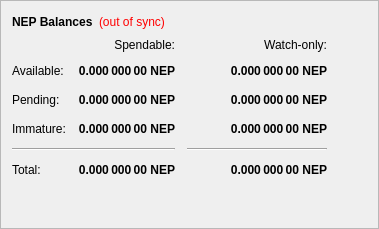
        <widget class="QFrame" name="frame">
         <property name="frameShape">
          <enum>QFrame::StyledPanel</enum>
         </property>
         <property name="frameShadow">
          <enum>QFrame::Raised</enum>
         </property>
         <layout class="QVBoxLayout" name="verticalLayout_4">
          <item>
           <layout class="QHBoxLayout" name="horizontalLayout_4">
            <item>
             <widget class="QLabel" name="label_5">
              <property name="font">
               <font>
                <weight>75</weight>
                <bold>true</bold>
               </font>
              </property>
              <property name="text">
               <string>NEP Balances</string>
              </property>
             </widget>
            </item>
            <item>
             <widget class="QLabel" name="labelWalletStatus">
              <property name="cursor">
               <cursorShape>WhatsThisCursor</cursorShape>
              </property>
              <property name="toolTip">
               <string>The displayed information may be out of date. Your wallet automatically synchronizes with the Nepton network after a connection is established, but this process has not completed yet.</string>
              </property>
              <property name="styleSheet">
               <string notr="true">QLabel { color: red; }</string>
              </property>
              <property name="text">
               <string notr="true">(out of sync)</string>
              </property>
              <property name="alignment">
               <set>Qt::AlignLeading|Qt::AlignLeft|Qt::AlignVCenter</set>
              </property>
             </widget>
            </item>
            <item>
             <spacer name="horizontalSpacer_3">
              <property name="orientation">
               <enum>Qt::Horizontal</enum>
              </property>
              <property name="sizeHint" stdset="0">
               <size>
                <width>40</width>
                <height>20</height>
               </size>
              </property>
             </spacer>
            </item>
           </layout>
          </item>
          <item>
           <layout class="QGridLayout" name="gridLayout">
            <property name="spacing">
             <number>12</number>
            </property>
            <item row="2" column="2">
             <widget class="QLabel" name="labelWatchPending">
              <property name="font">
               <font>
                <weight>75</weight>
                <bold>true</bold>
               </font>
              </property>
              <property name="cursor">
               <cursorShape>IBeamCursor</cursorShape>
              </property>
              <property name="toolTip">
               <string>Unconfirmed transactions to watch-only addresses</string>
              </property>
              <property name="text">
               <string notr="true">0.000 000 00 NEP</string>
              </property>
              <property name="alignment">
               <set>Qt::AlignRight|Qt::AlignTrailing|Qt::AlignVCenter</set>
              </property>
              <property name="textInteractionFlags">
               <set>Qt::LinksAccessibleByMouse|Qt::TextSelectableByKeyboard|Qt::TextSelectableByMouse</set>
              </property>
             </widget>
            </item>
            <item row="2" column="1">
             <widget class="QLabel" name="labelUnconfirmed">
              <property name="font">
               <font>
                <weight>75</weight>
                <bold>true</bold>
               </font>
              </property>
              <property name="cursor">
               <cursorShape>IBeamCursor</cursorShape>
              </property>
              <property name="toolTip">
               <string>Total of transactions that have yet to be confirmed, and do not yet count toward the spendable balance</string>
              </property>
              <property name="text">
               <string notr="true">0.000 000 00 NEP</string>
              </property>
              <property name="alignment">
               <set>Qt::AlignRight|Qt::AlignTrailing|Qt::AlignVCenter</set>
              </property>
              <property name="textInteractionFlags">
               <set>Qt::LinksAccessibleByMouse|Qt::TextSelectableByKeyboard|Qt::TextSelectableByMouse</set>
              </property>
             </widget>
            </item>
            <item row="3" column="2">
             <widget class="QLabel" name="labelWatchImmature">
              <property name="font">
               <font>
                <weight>75</weight>
                <bold>true</bold>
               </font>
              </property>
              <property name="cursor">
               <cursorShape>IBeamCursor</cursorShape>
              </property>
              <property name="toolTip">
               <string>Staked or masternode rewards in watch-only addresses that has not yet matured</string>
              </property>
              <property name="text">
               <string notr="true">0.000 000 00 NEP</string>
              </property>
              <property name="alignment">
               <set>Qt::AlignRight|Qt::AlignTrailing|Qt::AlignVCenter</set>
              </property>
              <property name="textInteractionFlags">
               <set>Qt::LinksAccessibleByMouse|Qt::TextSelectableByKeyboard|Qt::TextSelectableByMouse</set>
              </property>
             </widget>
            </item>
            <item row="4" column="0" colspan="2">
             <widget class="Line" name="lineSpendableBalance">
              <property name="orientation">
               <enum>Qt::Horizontal</enum>
              </property>
             </widget>
            </item>
            <item row="4" column="2">
             <widget class="Line" name="lineWatchBalance">
              <property name="sizePolicy">
               <sizepolicy hsizetype="Preferred" vsizetype="Fixed">
                <horstretch>0</horstretch>
                <verstretch>0</verstretch>
               </sizepolicy>
              </property>
              <property name="minimumSize">
               <size>
                <width>140</width>
                <height>0</height>
               </size>
              </property>
              <property name="orientation">
               <enum>Qt::Horizontal</enum>
              </property>
             </widget>
            </item>
            <item row="5" column="0">
             <widget class="QLabel" name="labelTotalText">
              <property name="text">
               <string>Total:</string>
              </property>
             </widget>
            </item>
            <item row="3" column="1">
             <widget class="QLabel" name="labelImmature">
              <property name="font">
               <font>
                <weight>75</weight>
                <bold>true</bold>
               </font>
              </property>
              <property name="cursor">
               <cursorShape>IBeamCursor</cursorShape>
              </property>
              <property name="toolTip">
               <string>Staked or masternode rewards that has not yet matured</string>
              </property>
              <property name="text">
               <string notr="true">0.000 000 00 NEP</string>
              </property>
              <property name="alignment">
               <set>Qt::AlignRight|Qt::AlignTrailing|Qt::AlignVCenter</set>
              </property>
              <property name="textInteractionFlags">
               <set>Qt::LinksAccessibleByMouse|Qt::TextSelectableByKeyboard|Qt::TextSelectableByMouse</set>
              </property>
             </widget>
            </item>
            <item row="2" column="3">
             <spacer name="horizontalSpacer_2">
              <property name="orientation">
               <enum>Qt::Horizontal</enum>
              </property>
              <property name="sizeHint" stdset="0">
               <size>
                <width>40</width>
                <height>20</height>
               </size>
              </property>
             </spacer>
            </item>
            <item row="3" column="0">
             <widget class="QLabel" name="labelImmatureText">
              <property name="text">
               <string>Immature:</string>
              </property>
             </widget>
            </item>
            <item row="5" column="1">
             <widget class="QLabel" name="labelTotal">
              <property name="font">
               <font>
                <weight>75</weight>
                <bold>true</bold>
               </font>
              </property>
              <property name="cursor">
               <cursorShape>IBeamCursor</cursorShape>
              </property>
              <property name="toolTip">
               <string>Your current total balance</string>
              </property>
              <property name="text">
               <string notr="true">0.000 000 00 NEP</string>
              </property>
              <property name="alignment">
               <set>Qt::AlignRight|Qt::AlignTrailing|Qt::AlignVCenter</set>
              </property>
              <property name="textInteractionFlags">
               <set>Qt::LinksAccessibleByMouse|Qt::TextSelectableByKeyboard|Qt::TextSelectableByMouse</set>
              </property>
             </widget>
            </item>
            <item row="5" column="2">
             <widget class="QLabel" name="labelWatchTotal">
              <property name="font">
               <font>
                <weight>75</weight>
                <bold>true</bold>
               </font>
              </property>
              <property name="cursor">
               <cursorShape>IBeamCursor</cursorShape>
              </property>
              <property name="toolTip">
               <string>Current total balance in watch-only addresses</string>
              </property>
              <property name="text">
               <string notr="true">0.000 000 00 NEP</string>
              </property>
              <property name="alignment">
               <set>Qt::AlignRight|Qt::AlignTrailing|Qt::AlignVCenter</set>
              </property>
              <property name="textInteractionFlags">
               <set>Qt::LinksAccessibleByMouse|Qt::TextSelectableByKeyboard|Qt::TextSelectableByMouse</set>
              </property>
             </widget>
            </item>
            <item row="0" column="2">
             <widget class="QLabel" name="labelWatchonly">
              <property name="text">
               <string>Watch-only:</string>
              </property>
              <property name="alignment">
               <set>Qt::AlignRight|Qt::AlignTrailing|Qt::AlignVCenter</set>
              </property>
             </widget>
            </item>
            <item row="1" column="0">
             <widget class="QLabel" name="labelBalanceText">
              <property name="text">
               <string>Available:</string>
              </property>
             </widget>
            </item>
            <item row="1" column="1">
             <widget class="QLabel" name="labelBalance">
              <property name="font">
               <font>
                <weight>75</weight>
                <bold>true</bold>
               </font>
              </property>
              <property name="cursor">
               <cursorShape>IBeamCursor</cursorShape>
              </property>
              <property name="toolTip">
               <string>Your current spendable balance</string>
              </property>
              <property name="text">
               <string notr="true">0.000 000 00 NEP</string>
              </property>
              <property name="alignment">
               <set>Qt::AlignRight|Qt::AlignTrailing|Qt::AlignVCenter</set>
              </property>
              <property name="textInteractionFlags">
               <set>Qt::LinksAccessibleByMouse|Qt::TextSelectableByKeyboard|Qt::TextSelectableByMouse</set>
              </property>
             </widget>
            </item>
            <item row="1" column="2">
             <widget class="QLabel" name="labelWatchAvailable">
              <property name="font">
               <font>
                <weight>75</weight>
                <bold>true</bold>
               </font>
              </property>
              <property name="cursor">
               <cursorShape>IBeamCursor</cursorShape>
              </property>
              <property name="toolTip">
               <string>Your current balance in watch-only addresses</string>
              </property>
              <property name="text">
               <string notr="true">0.000 000 00 NEP</string>
              </property>
              <property name="alignment">
               <set>Qt::AlignRight|Qt::AlignTrailing|Qt::AlignVCenter</set>
              </property>
              <property name="textInteractionFlags">
               <set>Qt::LinksAccessibleByMouse|Qt::TextSelectableByKeyboard|Qt::TextSelectableByMouse</set>
              </property>
             </widget>
            </item>
            <item row="2" column="0">
             <widget class="QLabel" name="labelPendingText">
              <property name="text">
               <string>Pending:</string>
              </property>
             </widget>
            </item>
            <item row="0" column="1">
             <widget class="QLabel" name="labelSpendable">
              <property name="text">
               <string>Spendable:</string>
              </property>
              <property name="alignment">
               <set>Qt::AlignRight|Qt::AlignTrailing|Qt::AlignVCenter</set>
              </property>
             </widget>
            </item>
           </layout>
          </item>
          <item>
           <spacer name="verticalSpacer_4">
            <property name="orientation">
             <enum>Qt::Vertical</enum>
            </property>
            <property name="sizeHint" stdset="0">
             <size>
              <width>20</width>
              <height>40</height>
             </size>
            </property>
           </spacer>
          </item>
         </layout>
        </widget>
